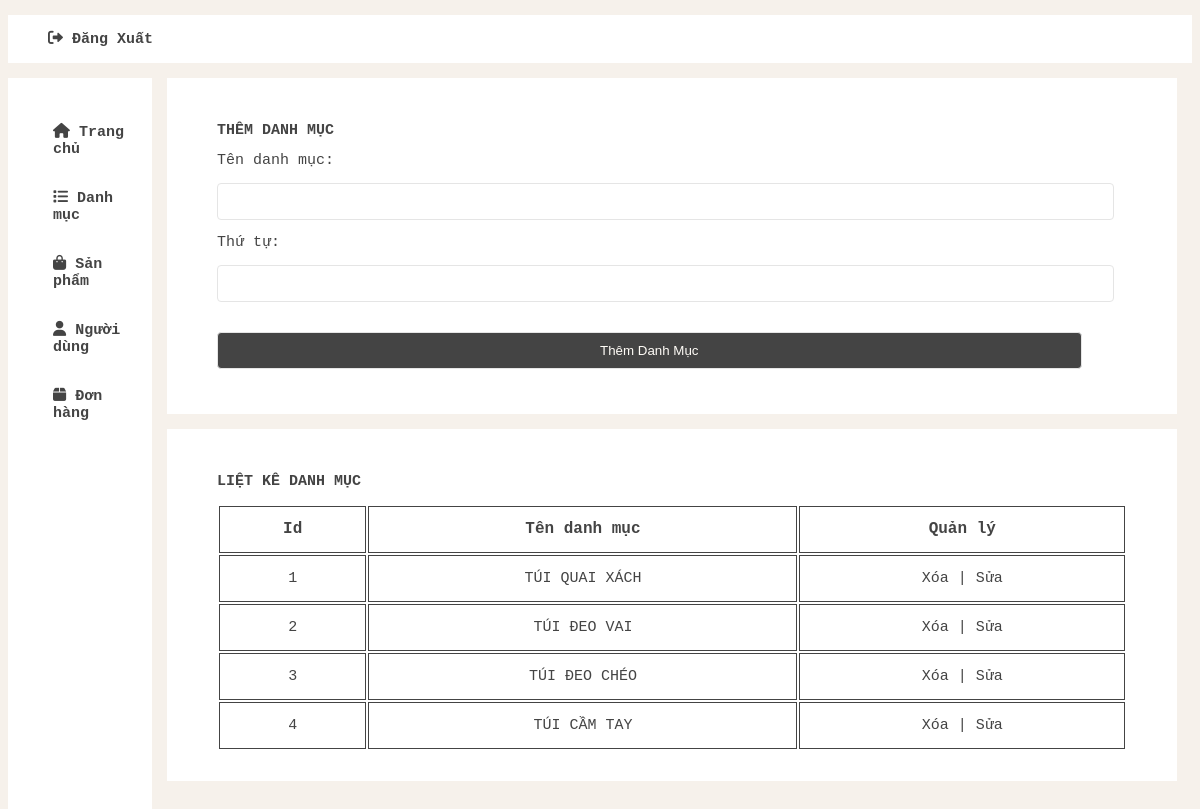
/admin/admin.php?action=quanlydanhmuc&query=them (signed in), run on the app's committed database.
### tables this page shows
CREATE TABLE `danhmuc` (
  `iddanhmuc` int(11) NOT NULL,
  `tendanhmuc` varchar(100) NOT NULL,
  `thutudanhmuc` int(11) NOT NULL,
  `moinhat` int(11) NOT NULL,
  `noibat` int(11) NOT NULL
);

### admin/module/quanlydanhmuc/lietke.php (the view)
<div class = "adminquanly">
    <?php
        $sql_lietke_danhmuc = "SELECT * FROM danhmuc ORDER BY thutudanhmuc DESC";
        $query_lietke_danhmuc = mysqli_query($mysqli,$sql_lietke_danhmuc);
    ?>
    <div class = "adminquanly__lietke">
        <p class = "admin__ten"> LIỆT KÊ DANH MỤC </p>
        <table>
            <tr>
                <th> Id </th>
                <th> Tên danh mục </th>
                <th> Quản lý </th>
            </tr>
            <?php
            $i = 0;
            while ($row = mysqli_fetch_array($query_lietke_danhmuc)){
                $i++;
            ?>
            <tr>
                <td><?php echo $i ?></td>
                <td><?php echo $row['tendanhmuc'] ?></td>
                <td>
                    <a href="module/quanlydanhmuc/xuly.php?iddanhmuc=<?php echo $row['iddanhmuc'] ?>">Xóa</a> | <a href="?action=quanlydanhmuc&query=sua&iddanhmuc=<?php echo $row['iddanhmuc'] ?>">Sửa</a>
                </td>
            </tr>
            <?php
            }
            ?>
        </table>
    </div>
</div>

### css/adminmain.css (style rules this page uses)
body { background: #f6f1eb; color: rgb(68, 68, 68); font-family: 'Courier New', Courier, monospace; }
.wrapper a { color: rgb(68, 68, 68); text-decoration: none; }
.admin__ten { font-weight:700; font-size: 15px; }

### css/adminquanly.css (style rules this page uses)
.adminquanly { margin: auto 15px; background-color: white; width: 1010px; }
.adminquanly table { width:100%; text-align: center; }
.adminquanly tr,td,th { padding: 15px; border: 1px solid #444; background-color: white; }
.adminquanly__them, .adminquanly__lietke { line-height: 15px; padding: 30px 50px; }
.adminquanly__them label, .adminquanly__lietke table tr td { font-size: 15px; }
.adminquanly__lietke { margin: 15px auto; }

### data on the page
danhmuc: tendanhmuc "TÚI QUAI XÁCH"
danhmuc: tendanhmuc "TÚI ĐEO VAI"
danhmuc: tendanhmuc "TÚI ĐEO CHÉO"
danhmuc: tendanhmuc "TÚI CẦM TAY"
